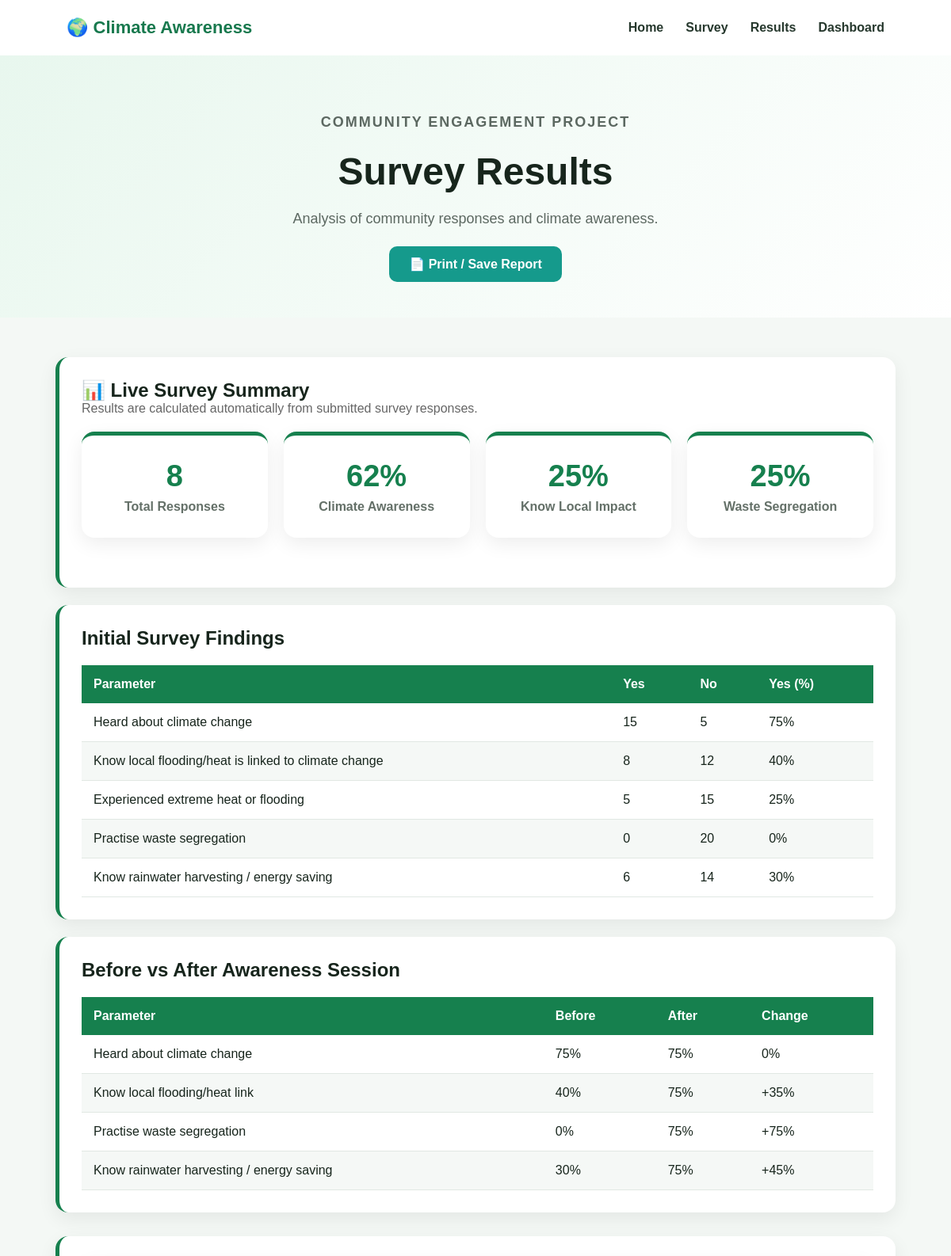
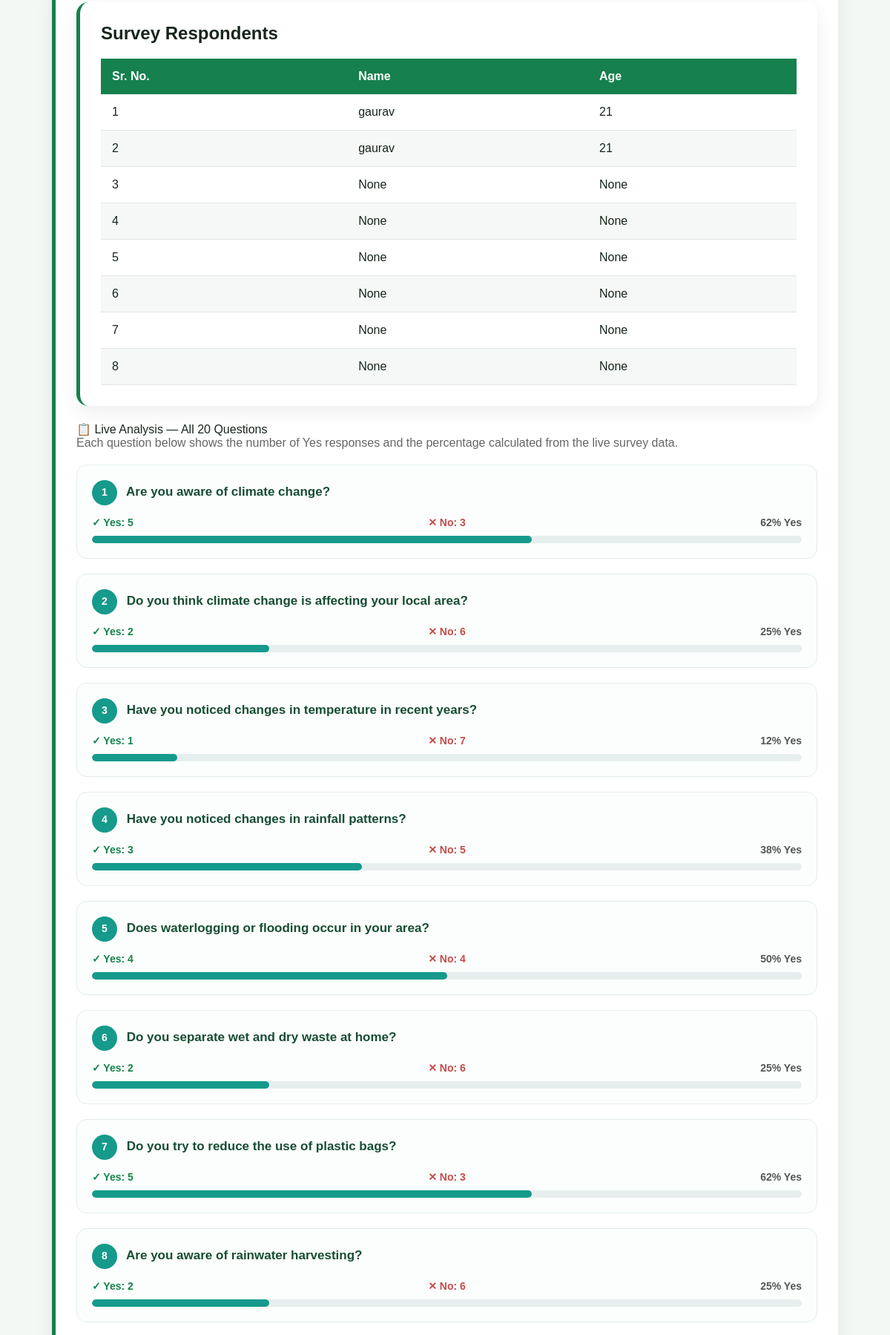
Screenshot of /results (signed in, upper part) with the database file from the repository (2 pictures, top to bottom).
### tables this page shows
CREATE TABLE survey_responses (
            id INTEGER PRIMARY KEY AUTOINCREMENT,
            climate_change TEXT,
            local_impact TEXT,
            extreme_weather TEXT,
            waste_segregation TEXT,
            rainwater_energy TEXT,
            main_problem TEXT,
            information_source TEXT,
            tree_drive TEXT
        , q1 TEXT, q2 TEXT, q3 TEXT, q4 TEXT, q5 TEXT, q6 TEXT, q7 TEXT, q8 TEXT, q9 TEXT, q10 TEXT, q11 TEXT, q12 TEXT, q13 TEXT, q14 TEXT, q15 TEXT, q16 TEXT, q17 TEXT, q18 TEXT, q19 TEXT, q20 TEXT, respondent_name TEXT, respondent_age INTEGER);

### app.py (the view)
@app.route("/results")
def results():
    if not admin_required():
        return redirect(url_for("admin_login"))
    data = get_survey_data()
    live_data = {
        **data,
        "question_yes": data["question_yes"]
    }
    return render_template(
        "results.html",
        responses=data["responses"],
        live_data=live_data
    )

### app.py (called while the page is built)
def get_db_connection():
    conn = sqlite3.connect(DATABASE)
    conn.row_factory = sqlite3.Row
    return conn

def admin_required():
    return bool(session.get("admin_logged_in"))

### templates/results.html (shortened to what this page needs)
<!DOCTYPE html>
<html lang="en">
<head>
    <link rel="stylesheet"
          href="{{ url_for('static', filename='style.css') }}">
</head>
<body>
    <nav class="navbar">
        <div class="logo">
            🌍 Climate Awareness
        </div>
        <div class="nav-links">
            <a href="/">
                Home
            </a>
            <a href="/survey">
                Survey
            </a>
            <a href="/results">
                Results
            </a>
            <a href="/dashboard">
                Dashboard
            </a>
        </div>
    </nav>
    <section class="survey-header">
        <p class="tag">
            COMMUNITY ENGAGEMENT PROJECT
        </p>
        <h1>
            Survey Results
        </h1>
        <p>
            Analysis of community responses and climate awareness.
        </p>
        <button
            class="print-report-btn"
            onclick="window.print()">
            📄 Print / Save Report
        </button>
    </section>
    <section class="results-container">
        <div class="question-card">
            <h2>
                📊 Live Survey Summary
            </h2>
            <p class="live-subtitle">
                Results are calculated automatically from submitted survey responses.
            </p>
            <div class="result-summary">
                <div class="result-box">
                    <h2>
                        {{ live_data.total }}
                    </h2>
                    <p>
                        Total Responses
                    </p>
                </div>
                <div class="result-box">
                    <h2>
                        {{ live_data.climate_percent }}%
                    </h2>
                    <p>
                        Climate Awareness
                    </p>
                </div>
                <div class="result-box">
                    <h2>
                        {{ live_data.local_percent }}%
                    </h2>
                    <p>
                        Know Local Impact
                    </p>
                </div>
                <div class="result-box">
                    <h2>
                        {{ live_data.waste_percent }}%
                    </h2>
                    <p>
                        Waste Segregation
                    </p>
                </div>
            </div>
        </div>
        <div class="question-card">
            <h2>
                Initial Survey Findings
            </h2>
            <table>
                <thead>
                    <tr>
                        <th>
                            Parameter
                        </th>
                        <th>
                            Yes
                        </th>
                        <th>
                            No
                        </th>
                        <th>
                            Yes (%)
                        </th>
                    </tr>
                </thead>
                <tbody>
                    <tr>
                        <td>
                            Heard about climate change
                        </td>
                        <td>
                            15
                        </td>
                        <td>
                            5
                        </td>
                        <td>
                            75%
                        </td>
                    </tr>
                    <tr>
                        <td>
                            Know local flooding/heat is linked to climate change
                        </td>
                        <td>
                            8
                        </td>
                        <td>
                            12
                        </td>
                        <td>
                            40%
                        </td>
                    </tr>
                    <tr>
                        <td>
                            Experienced extreme heat or flooding
                        </td>
                        <td>
                            5
                        </td>
                        <td>
                            15
                        </td>
                        <td>
                            25%
                        </td>
                    </tr>
                    <tr>
                        <td>
                            Practise waste segregation
                        </td>
                        <td>
                            0
                        </td>
                        <td>
                            20
                        </td>
                        <td>
                            0%
                        </td>
                    </tr>
                    <tr>
                        <td>
                            Know rainwater harvesting / energy saving
                        </td>
                        <td>
                            6
                        </td>
                        <td>
                            14
                        </td>
                        <td>
                            30%
                        </td>
                    </tr>
                </tbody>
            </table>
        </div>
        <div class="question-card">
            <h2>
                Before vs After Awareness Session
            </h2>
            <table>
                <thead>
                    <tr>
                        <th>
                            Parameter
                        </th>
                        <th>
                            Before
                        </th>
                        <th>
                            After
                        </th>
                        <th>
                            Change
                        </th>
                    </tr>
                </thead>
                <tbody>
                    <tr>
                        <td>
                            Heard about climate change
                        </td>
                        <td>
                            75%
                        </td>
                        <td>
                            75%
                        </td>
                        <td>
                            0%
                        </td>
                    </tr>
                    <tr>
                        <td>
                            Know local flooding/heat link
                        </td>
                        <td>
                            40%
                        </td>
                        <td>
                            75%
                        </td>
                        <td>
                            +35%
                        </td>
                    </tr>
                    <tr>
                        <td>
                            Practise waste segregation
                        </td>
                        <td>
                            0%
                        </td>
                        <td>
                            75%
                        </td>
                        <td>
                            +75%
                        </td>
                    </tr>
                    <tr>
                        <td>
                            Know rainwater harvesting / energy saving
                        </td>
                        <td>
                            30%
                        </td>
                        <td>
                            75%
                        </td>
                        <td>
                            +45%
                        </td>
                    </tr>
                </tbody>
            </table>
        </div>
        <div class="question-card live-analysis">
            <div class="question-card">
    <h2>Survey Respondents</h2>
    <table>
        <thead>
            <tr>
                <th>Sr. No.</th>
                <th>Name</th>
                <th>Age</th>
            </tr>
        </thead>
        <tbody>
            {% for response in responses %}
            <tr>
                <td>{{ loop.index }}</td>
                <td>{{ response['respondent_name'] }}</td>
                <td>{{ response['respondent_age'] }}</td>
            </tr>
            {% else %}
            <tr>
                <td colspan="3">No responses found.</td>
            </tr>
            {% endfor %}
        </tbody>
    </table>
</div>
                📋 Live Analysis — All 20 Questions
            <p class="live-subtitle">
                Each question below shows the number of Yes responses
                and the percentage calculated from the live survey data.
            </p>
            {% for i in range(1, 21) %}
                {% set yes_count = live_data.question_yes["q" ~ i] %}
                {% set total = live_data.total %}
                {% if total > 0 %}
                    {% set yes_percent = ((yes_count / total) * 100) | round | int %}
                {% else %}
                    {% set yes_percent = 0 %}
                {% endif %}
                {% if total > 0 %}
                    {% set no_count = total - yes_count %}
                {% else %}
                    {% set no_count = 0 %}
                {% endif %}
                <div class="question-result">
                    <h3>
                        <span class="question-number">
                            {{ i }}
                        </span>
                        {{ questions[i - 1] }}
                    </h3>
                    <div class="answer-stats">
                        <span class="yes-count">
                            ✓ Yes: {{ yes_count }}
                        </span>
                        <span class="no-count">
                            ✕ No: {{ no_count }}
                        </span>
                        <span class="percentage-text">
                            {{ yes_percent }}% Yes
                        </span>
                    </div>
                    <div class="progress-background">
                        <div
                            class="progress-value"
                            style="width: {{ yes_percent }}%;">
                        </div>
                    </div>
                </div>
            {% endfor %}
        </div>
    </section>
</body>
</html>

### static/style.css (style rules this page uses)
* { margin: 0; padding: 0; box-sizing: border-box; }
body { font-family: Arial, sans-serif; background: #f4f8f5; color: #17251c; }
.navbar { height: 70px; background: white; display: flex; align-items: center; justify-content: space-between; padding: 0 7%; box-shadow: 0 2px 12px rgba(0, 0, 0, 0.08); }
.logo { font-size: 22px; font-weight: bold; color: #18794e; }
.nav-links { display: flex; gap: 28px; }
.nav-links a { text-decoration: none; color: #26382d; font-weight: 600; }
.tag { color: #16804e; font-weight: bold; letter-spacing: 2px; margin-bottom: 20px; }
.survey-header { text-align: center; padding: 70px 20px 45px; background: linear-gradient(135deg, #e8f7ee, #ffffff); }
.survey-header h1 { font-size: 48px; margin-bottom: 18px; }
.survey-header p { color: #5c6861; font-size: 18px; line-height: 1.6; }
.question-card { background: white; padding: 28px; margin-bottom: 22px; border-radius: 16px; box-shadow: 0 8px 25px rgba(0, 0, 0, 0.07); border-left: 5px solid #16804e; }
.question-card h3 { margin-bottom: 20px; color: #1d3025; line-height: 1.5; }
.results-container { max-width: 1100px; margin: 50px auto; padding: 0 20px; }
.result-summary { display: grid; grid-template-columns: repeat(4, 1fr); gap: 20px; margin-bottom: 35px; }
.result-box { background: white; padding: 30px 20px; text-align: center; border-radius: 16px; box-shadow: 0 8px 25px rgba(0, 0, 0, 0.07); border-top: 5px solid #16804e; }
.result-box h2 { font-size: 38px; color: #16804e; margin-bottom: 8px; }
.result-box p { color: #647068; font-weight: 600; }
.results-container table { width: 100%; border-collapse: collapse; margin-top: 20px; }
.results-container th { background: #16804e; color: white; padding: 15px; text-align: left; }
.results-container td { padding: 15px; border-bottom: 1px solid #e1e8e3; }
.results-container tr:nth-child(even) { background: #f5f8f6; }

### templates/results.html (style rules this page uses)
.print-report-btn { margin-top: 20px; padding: 13px 25px; border: none; border-radius: 10px; background: #159a8c; color: white; font-size: 16px; font-weight: bold; cursor: pointer; transition: 0.2s; }
.live-analysis { margin-top: 30px; }
.live-subtitle { color: #666; margin-bottom: 20px; }
.question-result { margin-top: 20px; padding: 20px; border: 1px solid #e3eee8; border-radius: 14px; background: #fbfefc; }
.question-result h3 { margin: 0 0 15px 0; color: #184d35; font-size: 17px; line-height: 1.5; }
.question-number { display: inline-flex; align-items: center; justify-content: center; width: 34px; height: 34px; margin-right: 8px; border-radius: 50%; background: #159a8c; color: white; font-size: 14px; font-weight: bold; vertical-align: middle; }
.answer-stats { display: flex; justify-content: space-between; gap: 15px; margin-bottom: 10px; font-size: 14px; }
.yes-count { color: #16834d; font-weight: bold; }
.no-count { color: #c54b4b; font-weight: bold; }
.percentage-text { color: #555; font-weight: bold; }
.progress-background { width: 100%; height: 10px; background: #e7eeee; border-radius: 20px; overflow: hidden; }
.progress-value { height: 100%; background: #159a8c; border-radius: 20px; transition: width 0.4s ease; }

### rows the page displays
survey_responses: respondent_name "gaurav", respondent_age "21"
survey_responses: respondent_name "gaurav", respondent_age "21"
survey_responses: respondent_name "None", respondent_age "None"
survey_responses: respondent_name "None", respondent_age "None"
survey_responses: respondent_name "None", respondent_age "None"
survey_responses: respondent_name "None", respondent_age "None"
survey_responses: respondent_name "None", respondent_age "None"
survey_responses: respondent_name "None", respondent_age "None"

### other values shown
{{ live_data.total }} "8"
{{ live_data.climate_percent }} "62"
{{ live_data.local_percent }} "25"
{{ live_data.waste_percent }} "25"
{{ i }} "1" "2" "3" "4" "5" "6" "7" "8"
{{ questions[i - 1] }} "Are you aware of climate change?" "Do you think climate change is affecting your local area?" "Have you noticed changes in temperature in recent years?" "Have you noticed changes in rainfall patterns?" "Does waterlogging or flooding occur in your area?" "Do you separate wet and dry waste at home?" "Do you try to reduce the use of plastic bags?" "Are you aware of rainwater harvesting?"
{{ yes_count }} "5" "2" "1" "3" "4" "2" "5" "2"
{{ no_count }} "3" "6" "7" "5" "4" "6" "3" "6"
{{ yes_percent }} "62" "25" "12" "38" "50" "25" "62" "25"
